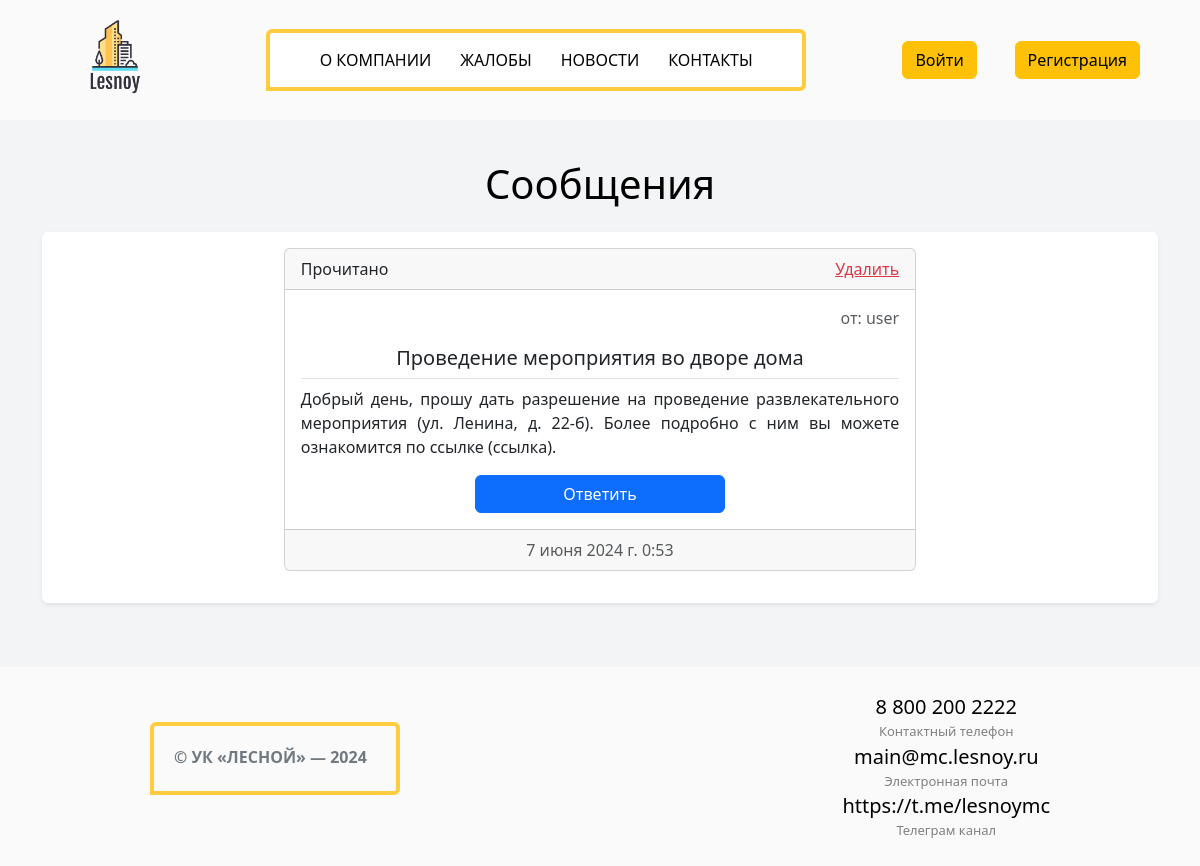
The app's page /admin_messages/, older data.
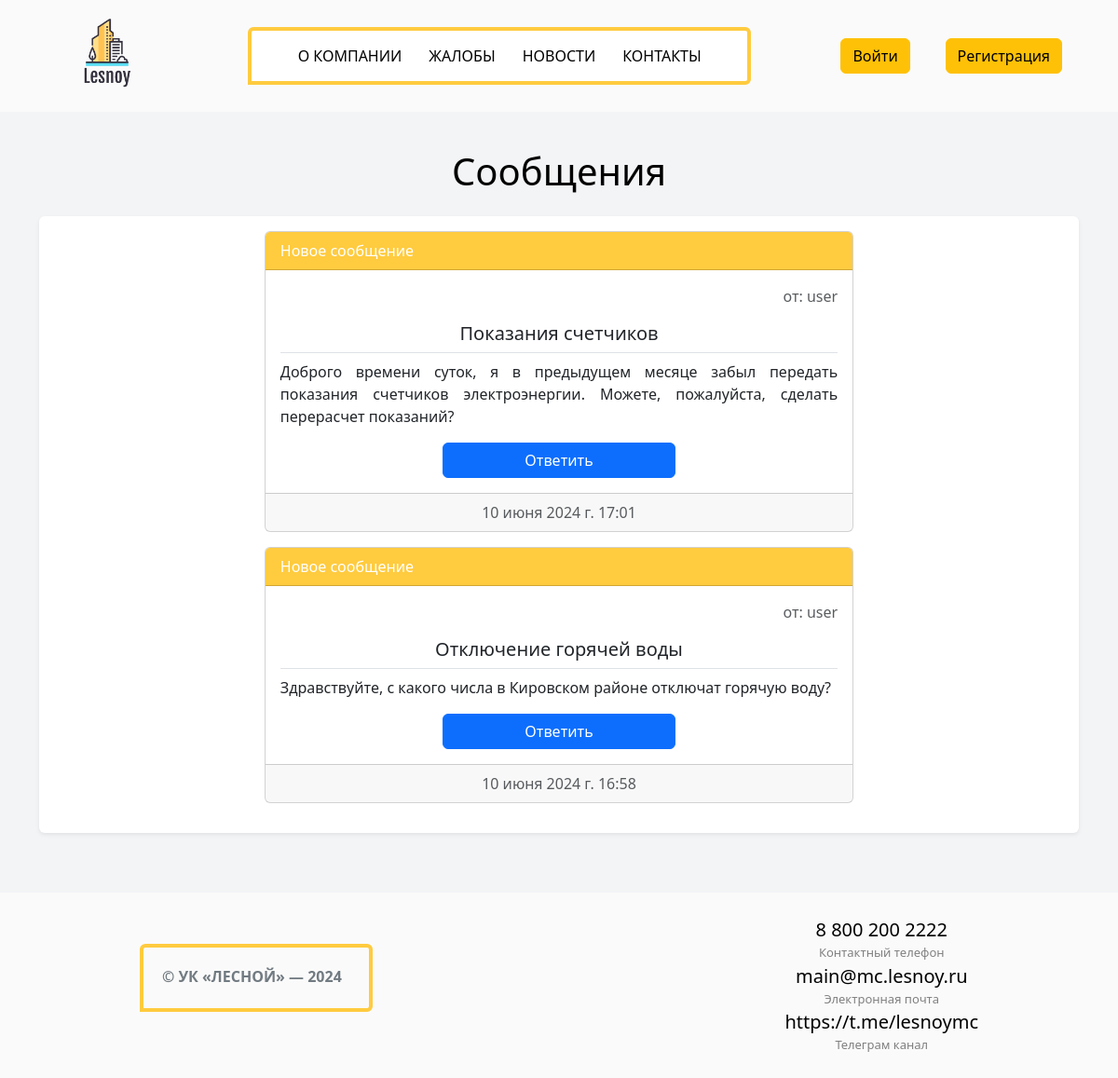
The same page, newer data.
### main/models.py (models this page shows, shortened)
class Messages(models.Model):
    class Meta:
        db_table = "messages"
        verbose_name = "message"
        verbose_name_plural = "messages"
    user = models.ForeignKey(User, on_delete=models.CASCADE, null=True)
    send_date = models.DateTimeField(null=True)
    title = models.CharField(max_length=40, null=True)
    question_text = models.TextField(max_length=1000, null=True)
    reply_text = models.TextField(max_length=1000, default="Нет ответа")
    reply_date = models.DateTimeField(null=True)
    is_read = models.BooleanField(default=False)

### main/views.py (the view)
# urls.py: path('', views.admin_messages_view, name="admin_messages"),
def admin_messages_view(request):
    messages = models.Messages.objects.filter(reply_text="Нет ответа").order_by("-send_date")
    return render(request, "admin_messages.html", {"messages_list": messages})

### templates/admin_messages.html (shortened to what this page needs)
{% extends "index.html" %}
{% block content %}
<section class="pt-3 pb-3">
    <div class="container">
        <h1 class="mb-4 mt-4 text-center">Сообщения</h1>
        <div class="col-12 shadow-sm p-3 mb-5 bg-white rounded" style="max-height: 1200px; overflow: auto;">
            {% block reply %}
            {% if messages_list %}
            {% for message in messages_list %}
            {% if message.reply_date %}
            {% else %}
            <div class="col-12 col-md-10 col-lg-8 col-xl-7 card text-center mb-3 m-auto">
                {% if message.is_read %}
                <div class="card-header text-start d-flex justify-content-between">
                    <div>Прочитано</div>
                    <a href="{% url 'admin_delete_message' message.id %}" class="text-danger">Удалить</a>
                </div>
                {% else %}
                <div class="card-header text-start text-white" style="background-color: #ffcb3f;">
                    <a href="{% url 'admin_make_read' message.id %}" title="Отметить как прочитанное" class="text-white text-decoration-none">Новое сообщение</a>
                </div>
                {% endif %}
                <div class="card-body">
                    <p class="text-end text-muted">от: {{ message.user.username }}</p>
                    <h5 class="card-title nav-tabs pb-2">{{ message.title }}</h5>
                    <p class="card-text" style="text-align: justify;">{{ message.question_text }}</p>
                    <a href="{% url 'reply' message.id %}" class="col-12 col-lg-8 col-xl-5 btn btn-primary">Ответить</a>
                </div>
                <div class="card-footer text-muted">
                    {{ message.send_date }}
                </div>
            </div>
            {% endif %}
            {% endfor %}
            {% else %}
            <div class="col-12 col-md-10 col-lg-8 col-xl-7 alert alert-info text-center m-auto">Сообщения отсутствуют</div>
            {% endif %}
            {% endblock %}
        </div>
    </div>
</section>
{% endblock %}

### templates/index.html (shortened to what this page needs)
<!DOCTYPE html>
{% load static %}
<html lang="ru">
<head>
  <link href="https://cdn.jsdelivr.net/npm/bootstrap@5.3.3/dist/css/bootstrap.min.css" rel="stylesheet">
  <link rel="stylesheet" href="{% static 'css/style.css' %}">
</head>
<body>
  <header>
    <div class="center">
      <div class="wrapper">
        <a href="{% url 'home_page' %}">
          <img src="{% static 'image/logo.png' %}" class="logo" alt="Управляющая компания">
        </a>
        <nav>
          <ul class="ul__nav">
            <li>
              <a href="http://127.0.0.1:8000/#about_company">О компании</a>
            </li>
            <li>
              {% if user.is_authenticated %}
              <a href="{% url 'complaints' %}">Жалобы</a>
              {% else %}
              <a href="{% url 'login' %}">Жалобы</a>
              {% endif %}
            </li>
            <li>
              <a href="{% url 'news' %}">Новости</a>
            </li>
            <li>
              <a href="http://127.0.0.1:8000/#contacts">Контакты</a>
            </li>
          </ul>
        </nav>
        {% if user.is_authenticated %}
        <div class="lead username__adaptation">{{ user.username }}</div>
        {% block messages %}
        {% if user.is_superuser %}
        <a href="{% url 'admin_messages' %}" class="btn btn-primary message__button__adaptation">
          Сообщения
          {% if unread_messages_count %}
          <span class="position-absolute top-0 start-100 translate-middle badge rounded-pill bg-danger">
            {{ unread_messages_count }}
          </span>
          {% endif %}
        </a>
        {% else %}
        <a href="{% url 'user_messages' %}" class="btn btn-primary message__button__adaptation">
          Сообщения
          {% if unread_messages_count %}
          <span class="position-absolute top-0 start-100 translate-middle badge rounded-pill bg-danger">
            {{ unread_messages_count }}
          </span>
          {% endif %}
        </a>
        {% endif %}
        {% endblock %}
        <form method="post" class="exit__button__adaptation" action="{% url 'logout' %}">
          {% csrf_token %}
          <button type="submit" class="btn btn-danger">Выйти</button>
        </form>
        {% else %}
        <div class="authorisation">
          <a href="{% url 'login' %}" class="btn btn-warning">Войти</a>
          <a href="{% url 'registration' %}" class="btn btn-warning">Регистрация</a>
        </div>
        {% endif %}
      </div>
    </div>
  </header>
  {% block content %}{% endblock %}
  <footer>
    <div class="wrapper">
      <p class="copy box">
        © УК «Лесной» — 2024
      </p>
      <div class="all_contacts" id="contacts">
        <p class="contact">8 800 200 2222</p>
        <p>Контактный телефон</p>
        <p class="contact">main@mc.lesnoy.ru</p>
        <p>Электронная почта</p>
        <p class="contact">https://t.me/lesnoymc</p>
        <p>Телеграм канал</p>
      </div>
    </div>
  </footer>
</body>

### main/static/css/style.css (style rules this page uses)
body, html { margin: 0; padding: 0; color: #000; background: #fafafa }
ul { margin: 0; padding: 0; }
.center { width: 90%; margin: 0 auto; }
.wrapper { display: flex; flex-direction: row; justify-content: space-between; align-items: center; }
.logo { margin-top: 10px; width: auto; height: auto; max-height: 110px; max-width: 260px }
nav { padding: 15px 35px; width: 50%; border-style: solid; border-width: 4px; border-radius: 6px 6px 6px 0; box-sizing: border-box; border-color: #ffcb3f; background-color: #fff; }
.ul__nav { overflow: hidden; display: flex; flex-direction: row; list-style-type: none; justify-content: space-around; align-items: center; }
.ul__nav li a { color: #000; text-decoration: none; transition: all linear; text-transform: uppercase; font-weight: 500; }
.authorisation { width: 18%; display: flex; justify-content: space-between; }
section { background-color: #f3f4f6; }
footer { margin: 0 auto; width: 75%; }
.copy { width: 250px; height: 73px; color: #717a81; text-transform: uppercase; line-height: 22px; font-weight: bold; }
.box { border-style: solid; padding: 20px; border-width: 4px; border-radius: 6px 6px 6px 0; box-sizing: border-box; position: relative; border-color: #ffcb3f }
.all_contacts { display: flex; flex-direction: column; text-align: center; margin: 25px 0; color: #808080; font-size: 13px; }
.contact { margin: 0; font-size:20px; color: #000; }
.all_contacts p { margin: 0; }
@media screen and (max-width: 1200px) { .authorisation { width: 22%; } }

Row changes from the older to the newer data that the page shows:
removed Messages: is_read "Прочитано", user.username "user", title "Проведение мероприятия во дворе дома", question_text "Добрый день, прошу дать разрешение на проведение развлекательного мероприятия (ул. Ленина, д. 22-б). Более подробно с ним вы можете ознакомится по ссылке (ссылка).", send_date "7 июня 2024 г. 0:53"
added Messages: is_read "Новое сообщение", user.username "user", title "Показания счетчиков", question_text "Доброго времени суток, я в предыдущем месяце забыл передать показания счетчиков электроэнергии. Можете, пожалуйста, сделать перерасчет показаний?", send_date "10 июня 2024 г. 17:01"
added Messages: is_read "Новое сообщение", user.username "user", title "Отключение горячей воды", question_text "Здравствуйте, с какого числа в Кировском районе отключат горячую воду?", send_date "10 июня 2024 г. 16:58"
